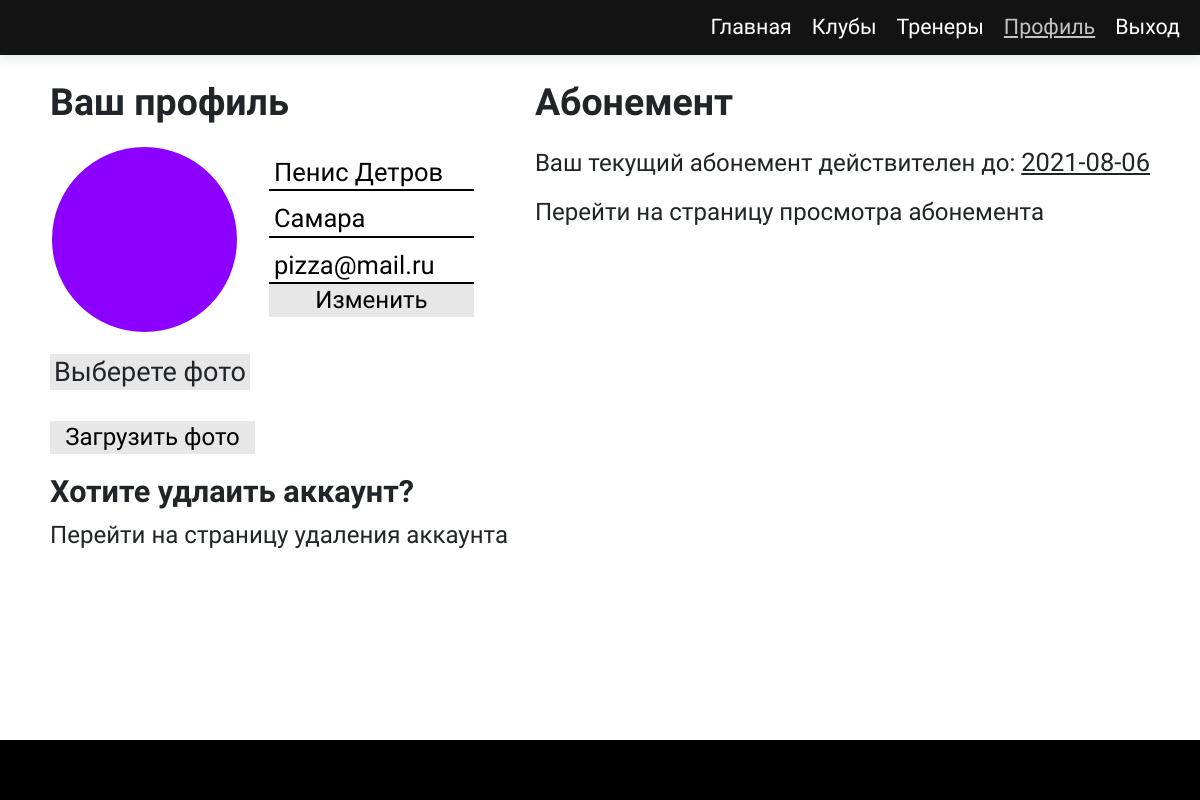
The app's page /profile (signed in), older data.
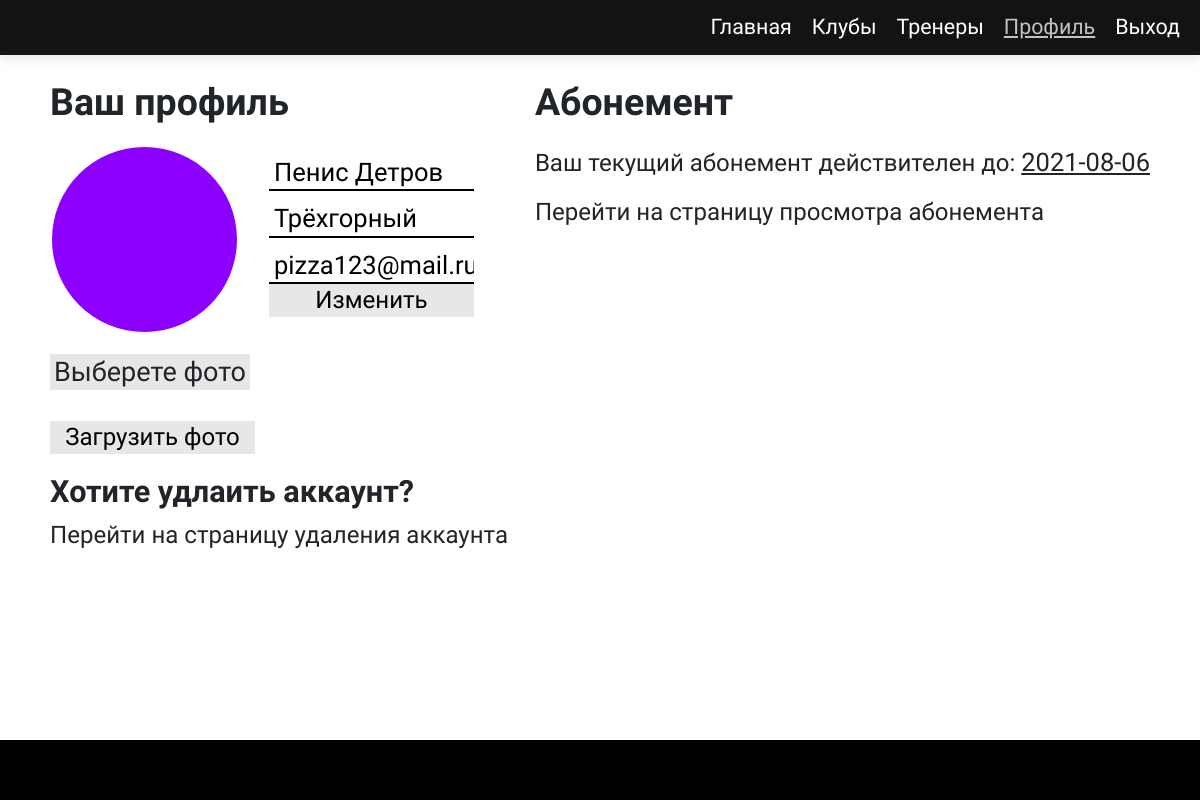
The same page, newer data.
### app.py (models this page shows)
class Profiles(db.Model):
    id = db.Column(db.Integer, primary_key=True)
    name = db.Column(db.String(54), nullable=False)
    age = db.Column(db.Integer, nullable=False)
    city = db.Column(db.String(90), nullable=False)
    ticket_id = db.Column(db.Integer, nullable=True, unique=True)
    user_id = db.Column(db.Integer, db.ForeignKey("users.id", ondelete='CASCADE'), nullable=False, unique=True)
    image = db.Column(db.Text, nullable = True, default='./static/img/upload_profile/default.jpg')
    child = db.relationship('Ticket', backref="parent", passive_deletes=True)

class Users(db.Model, UserMixin):
    id = db.Column(db.Integer, primary_key=True)
    email = db.Column(db.String(54), unique=True, nullable=False)
    password = db.Column(db.String(500), nullable=False)
    date = db.Column(db.DateTime, default=datetime.utcnow())
    child = db.relationship('Profiles', backref="parent", passive_deletes=True)

class Ticket(db.Model):
    ticket_id = db.Column(db.Integer, db.ForeignKey("profiles.ticket_id", ondelete='CASCADE'), primary_key=True)
    date_start = db.Column(db.DateTime, default=datetime.now())
    date_end = db.Column(db.DateTime, default=datetime.utcnow() + timedelta(days= 30))
    club_id = db.Column(db.Integer, db.ForeignKey("clubs.id"), nullable=False)

### app.py (the view, shortened to what this page needs)
@app.route('/profile', methods=["POST", "GET"])
def profile():
    base = create_engine('sqlite:///base.db').raw_connection()
    cursor = base.cursor()
    data = db.session.query(Profiles, Ticket, Users
    ).filter(Profiles.id == current_user.id
    ).filter(Profiles.ticket_id == Ticket.ticket_id
    ).filter(Profiles.user_id == Users.id).all()
    clubs = Clubs.query.all()
    end = Ticket.query.filter_by(ticket_id = current_user.id).first()
    if (end):
        end = end.date_end
        if (end.strftime("%Y%m%d") <= datetime.utcnow().strftime("%Y%m%d")):
            Ticket.query.filter_by(ticket_id = current_user.id).delete()
            Profiles.query.filter_by(id = current_user.id).update({Profiles.ticket_id: None})
            db.session.commit()
            return redirect(request.url)
    return render_template('profile.html', data = data, clubs=clubs)

### app.py (called while the page is built)
@event.listens_for(Engine, "connect")
def _set_sqlite_pragma(dbapi_connection, connection_record):
    if isinstance(dbapi_connection, SQLite3Connection):
        cursor = dbapi_connection.cursor()
        cursor.execute("PRAGMA foreign_keys=ON;")
        cursor.close()

@login_manager.user_loader
def load_user(user_id):
    return Users.query.get(user_id)

### templates/profile.html (shortened to what this page needs)
{% extends "index.html" %}
{% block content %}
<section class="profile">
    {% for item in data %}
    <div class='profile__left'>
        <h2 class="title">Ваш профиль</h2>
        <div class="profile__data">
            <img src="{{item[0].image}}" alt="profile image" class="profile__image">
            <form action="{{ url_for('profile', form_id = 1) }}" method="POST" class="profile__form-data">
                <label><input type='text' class="profile__item" value="{{item[0].name}}" name='fullname'></label>
                <label><input type="text" class="profile__item" value="{{item[0].city}}" name='city'></label>
                <label><input type="email" class="profile__item" value="{{item[2].email}}" name='email'></label>
                <input type="submit" value="Изменить" class='submit-input' name="edit">
            </form>
        </div>
        <div class="profile__update-image">
            <form action="{{ url_for('profile') }}" class="profile__form" method="POST" enctype='multipart/form-data'>
                <label class="profile__upload-label">
                    <span>Выберете фото</span>
                </label>
                <input type="submit" value="Загрузить фото" class='submit-input'>
            </form>
        </div>
        <div class="profile-delete">
            <h3>Хотите удлаить аккаунт?</h3>
            <a href=" {{url_for('delete')}} " class="link">Перейти на страницу удаления аккаунта</a>
        </div>
    </div>
    <div class="profile__right">
        <h2 class="title">Абонемент</h2>
        {% if not item[1].ticket_id == current_user.id %}
        <h3>В данный момент у Вас нет абонемента</h3>
        <form action=" {{ url_for('profile', form_id = 2) }} " method="POST" class="profile__form">
            <label for="club">Выберите клуб</label>
                <select name="club-name" id="club" class="select">
                    {% for option in clubs %}
                        <option value=" {{ option.id }} "> {{ option.name }} // {{ option.address }}</option>
                    {% endfor %}
                </select>
            <input type="submit" value="Приобрести" name='buy' class="submit-input">
        </form>
        {% else %}
        <div class="profile__exist-ticket">
            <p class="text">Ваш текущий абонемент действителен до: <span class="text--decoration-underline">{{ (item[1].date_end | string)[:10] }}</span></p>
            <a href="{{url_for('ticket')}}" class="link">Перейти на страницу просмотра абонемента</a>
        </div>
        {% endif %}
    </div>
    {% endfor %}
</section>
{% endblock %}

### templates/index.html (shortened to what this page needs)
<!DOCTYPE html>
<html lang="ru">
<head>
    <link href="https://cdn.jsdelivr.net/npm/bootstrap@5.0.2/dist/css/bootstrap.min.css" rel="stylesheet">
    <link rel="stylesheet" href="{{  url_for('static', filename='style/main.css') }}">
</head>
<body>
    <header class="header">
        <a href="#main" class="header__skip-link" tabindex="0">Перейти к контенту</a>
        <nav class="navigation">
            <a href=" {{ url_for('home') }} " class="navigation__link
            ">Главная</a>
            <a href=" {{ url_for('clubs') }} " class="navigation__link
            ">Клубы</a>
            <a href=" {{ url_for('trainers') }} " class="navigation__link
            ">Тренеры</a>
            {% if current_user.is_authenticated %}
                <a href=" {{ url_for('profile') }} " class="navigation__link
                {% if request.url_rule|string == '/profile' %}
                    link--active
                {% endif %}">Профиль</a>
            {% endif %}
            {% if current_user.is_authenticated %}
                <a href=" {{ url_for('logout') }} " class="navigation__link
                ">Выход</a>
            {% endif %}
        </nav>
    </header>
    <main class="main" id="main" >
        {% block content %}{% endblock %}
    </main>
    <footer class="footer">
    </footer>
</body>
</html>

### static/style/main.css (style rules this page uses)
img { pointer-events: none; display: block; }
h1, h2, h3 { font-weight: 600; }
body { font-size: 1.06em; }
h2 { font-size: 1.75em; }
h3 { font-size: 1.35em; }
main { padding: 80px 50px; min-height: calc(100vh - 220px); overflow-x: hidden; }
a { color: unset; text-decoration: none; }
.link--active { color: #c2c2c2; text-decoration: underline; }
.submit-input { width: 205px; border: none; background: #e7e7e7; }
.footer { background-color: #000; height: 60px; }
.title + div { margin-top: 20px; }
.header { background: rgba(0, 0, 0, 0.925); position: fixed; width: 100%; z-index: 7; box-shadow: 0px 5px 8px 0px rgba(34, 60, 80, 0.1); height: 55px; color: #fff; transition: 0.45s; }
.header__skip-link { position: absolute; }
.navigation { height: 100%; display: flex; justify-content: flex-end; align-items: center; }
.navigation__link { padding-right: 20px; }
.profile { display: flex; justify-content: space-between; flex-wrap: wrap; }
.profile__data { display: flex; flex-wrap: wrap; }
.profile__form { display: flex; justify-content: space-between; flex-direction: column; height: 100px; }
.profile__upload-label { background: #e7e7e7; text-align: center; display: inline-block; cursor: pointer; width: 200px; }
.profile__image { width: 185px; height: 185px; border-radius: 100%; -o-object-fit: cover; object-fit: cover; margin: 0 30px 20px 0; border: 2px solid rgba(255, 255, 255, 0.15); }
.profile__item { border: none; outline: none; width: -webkit-min-content; width: -moz-min-content; width: min-content; border-bottom: 2px solid #000; display: inline-block; padding: 10px 0 0 5px; width: 200px; background: unset; }
.profile__form-data { display: flex; flex-direction: column; padding-bottom: 20px; }
.profile-delete { padding: 20px 0 20px 0; }
.text--decoration-underline { text-decoration: underline; }

Row changes from the older to the newer data that the page shows:
changed Profiles "Пенис Детров": city "Самара" → "Трёхгорный"; email "pizza@mail.ru" → "pizza123@mail.ru"
